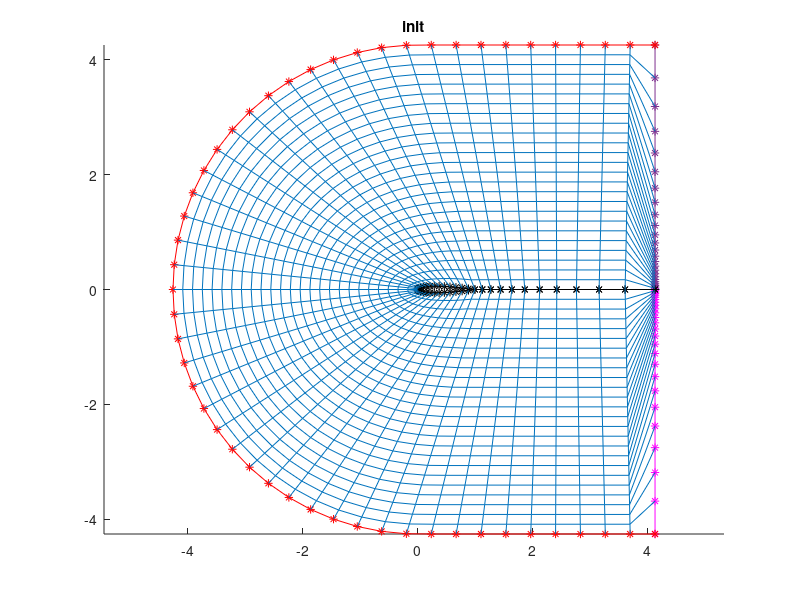

The MATLAB source for this figure: (Note: this script raises an error after producing the figure.)
clc;
clear;
close all;

formatSpec = '%f';
fileID = fopen("matrices/x_mat_init.txt", "r");
xs = fscanf(fileID,formatSpec);
fclose(fileID);
for i = 1:26
    x(i,:) = xs(1+(i-1)*51:51+(i-1)*51);
end
x;

fileID = fopen("matrices/y_mat_init.txt", "r");
ys = fscanf(fileID,formatSpec);
fclose(fileID);
for i = 1:26
    y(i,:) = ys(1+(i-1)*51:51+(i-1)*51);
end
y;

hold all
axis equal
plot(x(:,end), y(:,end),'-*','Color',"#7E2F8E")
plot(x(:,1), y(:,1),'-*m')
plot(x(end,:), y(end,:),'-*r')
plot(x(1,:), y(1,:),'-*k')


for i = 2:(length(x(1,:))-1)
    plot(x(:,i), y(:,i),'-','Color',"#0072BD")
end
for i = 2:(length(x(:,1))-1)
    plot(x(i,:), y(i,:),'-','Color',"#0072BD")
end

title("init")

%%
fig1 = figure ("Name","The Mesh for psi=BC phi=BC | r = 0.01, omega = 1",'Position',[100 300 900 500]);

formatSpec = '%f';
for index = 2410
    index
    clf
    dirX = sprintf("matrices/x_mat_%d.txt", index);
    dirY = sprintf("matrices/y_mat_%d.txt", index);
    fileID = fopen(dirX, "r");
    xs = fscanf(fileID,formatSpec);
    fclose(fileID);
    for i = 1:26
        x(i,:) = xs(1+(i-1)*51:51+(i-1)*51);
    end
    x;
    
    fileID = fopen(dirY, "r");
    ys = fscanf(fileID,formatSpec);
    fclose(fileID);
    for i = 1:26
        y(i,:) = ys(1+(i-1)*51:51+(i-1)*51);
    end
    y;
    
    hold all
    axis equal
    
    plot(x(:,end), y(:,end),'-*','Color',"#7E2F8E")
    plot(x(:,1), y(:,1),'-*m')
    plot(x(end,:), y(end,:),'-*r')
    plot(x(1,:), y(1,:),'-*k')
    
    
    for i = 2:(length(x(1,:))-1)
        plot(x(:,i), y(:,i),'-','Color',"#0072BD")
    end
    for i = 2:(length(x(:,1))-1)
        plot(x(i,:), y(i,:),'-','Color',"#0072BD")
    end
    % drawnow
    % input("press");
end
% axis equal
xlim([-5 5])
ylim([-4.5 4.5])
% xlim([-0.3 1.3])
% ylim([-0.4 0.4])
title("The Mesh for psi=BC phi=BC | r = 0.01, omega = 1");
ylabel("Y [-]")
xlabel("X [-]")
% legend({'The Mesh'},'FontSize',11 ,'Location','southeast')
%exportgraphics(fig1, 'grap1.png','Resolution',1200);

%% 
Ls = readtable("matrices/Ls_valuse");
Lx = Ls.Var1;
Ly = Ls.Var2;

fig2 = figure ("Name","Residual Convergens for psi=BC phi=BC | r = 0.01, omega = 1",'Position',[100 300 900 500]);

semilogy(Lx,'LineWidth',2)
hold on
semilogy(Ly,'LineWidth',2)

grid on 
grid minor
title("Residual Convergens for phi=BC psi=BC | r = 0.01, omega = 1");
ylabel("L [-]")
xlabel("Number of Iterations [-]")
legend({'Lx', 'Ly'},'FontSize',11 ,'Location','northeast')
% exportgraphics(fig2, 'grap1.2.png','Resolution',1200);

%%

r = logspace(-3, 0,20);
omega = linspace(1e-2, 2-1e-3, 20);

omega_fixed = readtable("omeg 1 different r.txt");
omega_fixed = omega_fixed.Var1;

r_fixed = readtable("r 0.01 different omeg.txt");
r_fixed = r_fixed.Var1;

fig3 = figure ("Name","Number of Iterations for fixed r and different omega| psi=BC phi=BC",'Position',[250 300 900 500]);

loglog(omega, r_fixed,'LineWidth',2)

grid on 
grid minor
title("Number of Iterations for fixed r and different omega| psi=BC phi=BC");
ylabel("Number of Iterations [-]")
xlabel("omega [-]")
% legend({''},'FontSize',11 ,'Location','northeast')
% exportgraphics(fig3, 'grap3.1.png','Resolution',1200);

